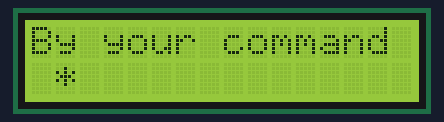
The sketch below on a simulated Arduino Uno, built with avr-gcc and run on an emulated ATmega328P. On the bench: 16×2 character LCD.

Above: at 0.29 s.
At 0.74 s:
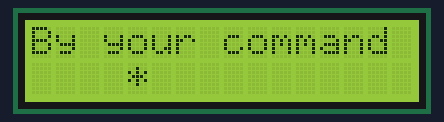
At 1.34 s:
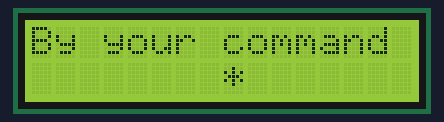
At 2.47 s:
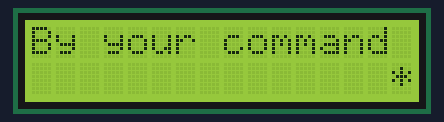
At 3.75 s:
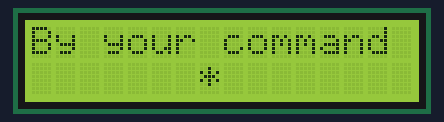
At 4.88 s:
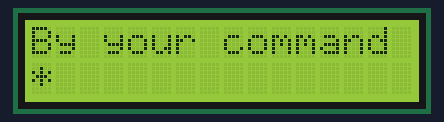

Measured:
- by itself, everything shown: repeats every 4.8 s, in 30 steps

The sketch:

LCDOmegaTest.ino
```cpp
#include <LiquidCrystal.h>

LiquidCrystal lcd(14,15,16,17,18,19);

void setup(){
  lcd.begin(16, 2); //Define dimensions of LCD

  lcd.clear();  //Start with clear screen

  lcd.print("By your command");  //Print this on first line
}

void loop(){
  //for each location along the display from left to right
  for (int pos = 0; pos <=15; pos++){

  //clear previous location with a blank
  lcd.setCursor(pos-1,1);
  lcd.print(" ");

  //write * for location
  lcd.setCursor(pos,1);
  lcd.print("*");

  //delay to give effect of moving
  delay(150);
  }


  //for each location along the display from right to left
  for (int pos = 15; pos >= 0; pos--){

  //clear previous location with a blank
  lcd.setCursor(pos+1,1);
  lcd.print(" ");

  //write * for location
  lcd.setCursor(pos,1);
  lcd.print("*");

  //clear previous location with a blank
  lcd.setCursor(pos+1,1);
  lcd.print(" ");

  //delay to give effect of moving
  delay(150);
  }
}

//In the for loops, I cleared the previous location first because at the start, 0-1 = -1
//but when printed goes to point 0. Printing before clearing causes it to print and then instantly clear it with a blank
//making it look like its not printed at all.
//clearing then printing solves that problem.
```
